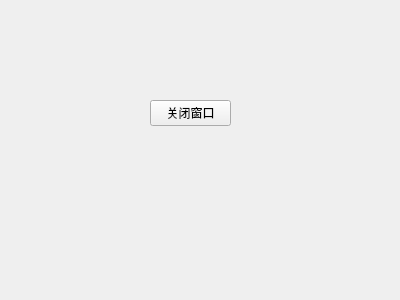
<?xml version="1.0" encoding="UTF-8"?>
<ui version="4.0">
 <class>Form</class>
 <widget class="QWidget" name="Form">
  <property name="geometry">
   <rect>
    <x>0</x>
    <y>0</y>
    <width>400</width>
    <height>300</height>
   </rect>
  </property>
  <property name="windowTitle">
   <string>Form</string>
  </property>
  <widget class="QPushButton" name="closeWinBtn">
   <property name="geometry">
    <rect>
     <x>150</x>
     <y>100</y>
     <width>81</width>
     <height>26</height>
    </rect>
   </property>
   <property name="text">
    <string>关闭窗口</string>
   </property>
  </widget>
 </widget>
 <resources/>
 <connections>
  <connection>
   <sender>closeWinBtn</sender>
   <signal>clicked()</signal>
   <receiver>Form</receiver>
   <slot>close()</slot>
   <hints>
    <hint type="sourcelabel">
     <x>193</x>
     <y>113</y>
    </hint>
    <hint type="destinationlabel">
     <x>139</x>
     <y>147</y>
    </hint>
   </hints>
  </connection>
 </connections>
</ui>
